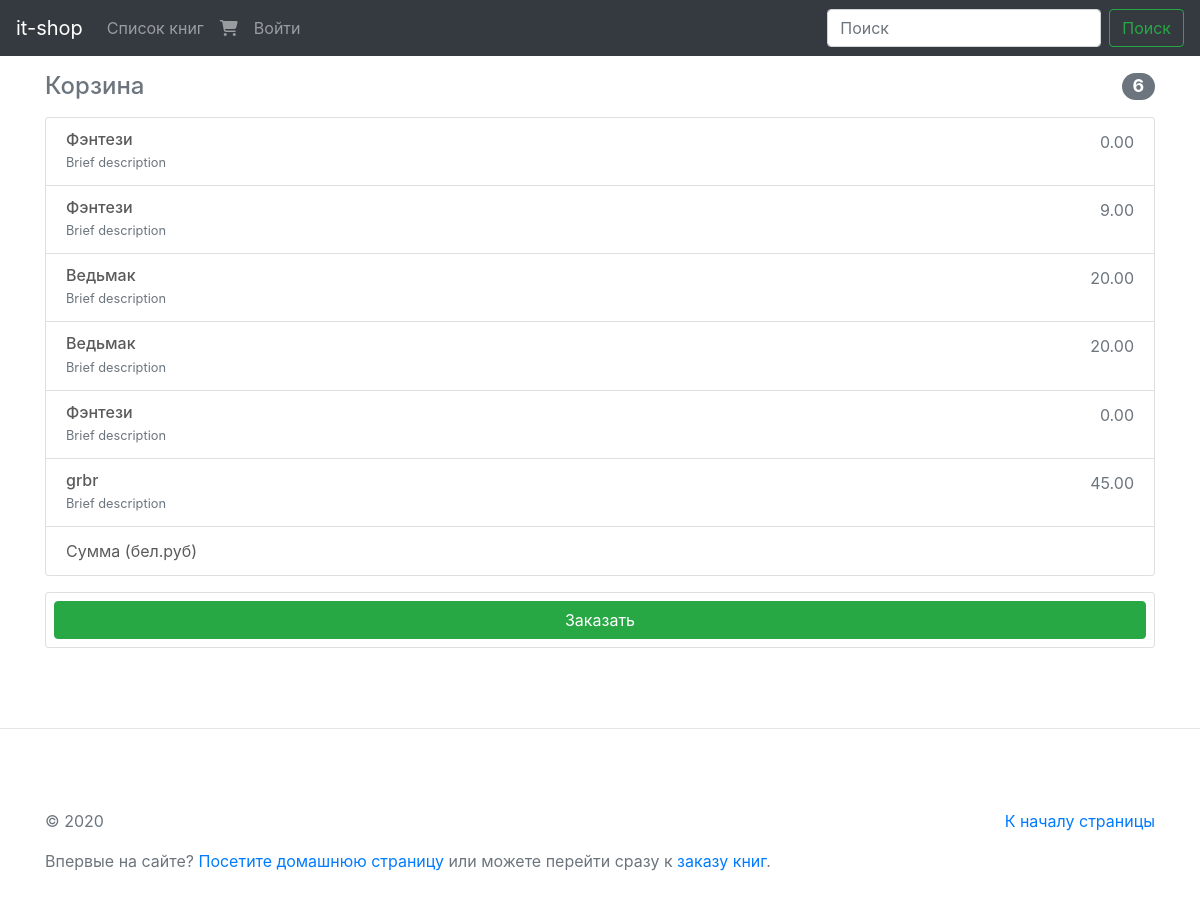
Page /cart/list/ on the earlier database version.
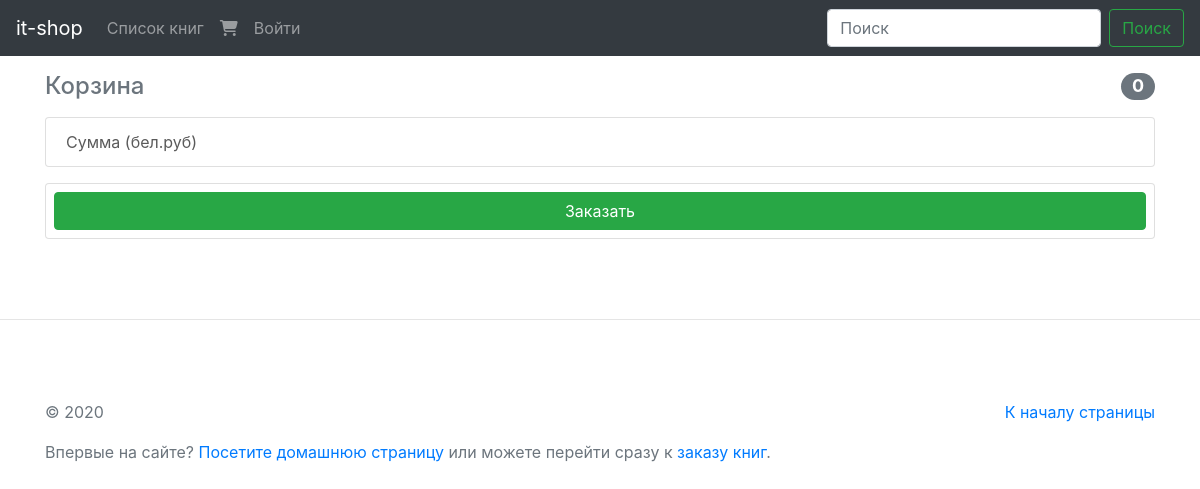
Same page on the later database version.
### cart/models.py (models this page shows, shortened)
class BooktoCart(models.Model):
    cart = models.ForeignKey(
        Cart,
        related_name='books',
        on_delete=models.CASCADE,
    )
    book = models.ForeignKey(
        Book,
        on_delete=models.PROTECT,
        related_name='book_in_cart',
    )
    quantity = models.PositiveSmallIntegerField(
        verbose_name='Количество',
        default=1,
    )
    price = models.DecimalField(
        verbose_name='Цена',
        max_digits=6,
        decimal_places=2,
        default=Decimal('0.00')
    )
    created = models.DateTimeField(
        verbose_name='Создано',
        auto_now=False, # автом ставить тек время
        auto_now_add=True, # автом ставить время добавления
    )
    updated = models.DateTimeField(
        verbose_name='Изменено',
        auto_now=True, # автом ставить тек время
        auto_now_add=False # автом ставить время добавления
    )
    class Meta:
        ordering = ['cart']
        unique_together = [('cart','book'),]

### bookapp/models.py (models this page shows)
class Book(models.Model):
    name = models.CharField(
        verbose_name='Название книги',
        max_length= 200,
        unique=True,
    )
    photo = models.ImageField(
        verbose_name='Изображение',
        upload_to='books',
        height_field=None,
        width_field=None,
    )
    price = models.DecimalField(
        verbose_name='Цена',
        max_digits=6,
        decimal_places=2,
        default=Decimal('0.00')
       )
    author = models.ManyToManyField(
        Author,
        verbose_name='Автор',
    )
    series = models.ForeignKey(
        Series,
        on_delete=models.PROTECT,
        verbose_name='Серия',
        null=True,
        blank=True,
    )
    genre = models.ManyToManyField(
        Genre,
        verbose_name='Жанр книги',
    )
    year = models.PositiveSmallIntegerField(
        verbose_name='Год издания',
        null=True,
        blank=True,
        help_text='ГГГГ'
    )
    pages = models.PositiveSmallIntegerField(
        verbose_name='Кол-во страниц',
        null=True,
        blank=True,
    )
    bookbinding = models.CharField(
        verbose_name='Переплет',
        max_length= 100,
        null=True,
        blank=True,
    )
    book_format = models.CharField(
        verbose_name='Формат',
        max_length= 300,
        null=True,
        blank=True,
    )
    isbn = models.SlugField(
        verbose_name='ISBN',
        max_length= 100,
        null=True,
        blank=True,
    )
    weight = models.PositiveSmallIntegerField(
        verbose_name='Вес (гр)',
        null=True,
        blank=True,
        help_text='Указывается в граммах'
    )
    description = models.TextField(
        verbose_name='Описание книги',
        null=True, # БД позволяет хранить поле пустым
        blank=True, # сигнал Djange, что поле мб пустым
        help_text='Поле может быть пустым'
    )
    short_description = models.TextField(
        verbose_name='Аннотация',
        help_text='Поле может быть пустым'
    )
    age_limit = models.CharField(
        verbose_name='Возрастные ограничения',
        max_length= 100,
        default='0+'
    )
    publisher = models.ForeignKey(
        Publisher,
        on_delete=models.PROTECT,
        verbose_name='Издательство',
        null=True,
        blank=True,
    )
    quantity = models.PositiveSmallIntegerField(
        verbose_name='В наличии',
    )
    active = models.BooleanField(
        max_length=2,
        choices=((True, 'Да'),(False, 'Нет')),
        default=False
    )
    rating = models.PositiveSmallIntegerField(
        verbose_name='Рейтинг',
        help_text='от 0 до 10'
    )
    created = models.DateTimeField(
        verbose_name='Создано',
        auto_now=False, # автом ставить тек время
        auto_now_add=True, # автом ставить время добавления
    )
    updated = models.DateTimeField(
        verbose_name='Изменено',
        auto_now=True, # автом ставить тек время
        auto_now_add=False # автом ставить время добавления
    )
    class Meta:
        permissions=[('view_active_book', 'Can view active books'),
                     ('view_admin_db', 'Can view admin db'),
        ]
        verbose_name = 'Книга'
        verbose_name_plural = 'Книги'
    def __str__(self):
        return f'{self.name}'

### cart/views.py (the view, shortened to what this page needs)
# urls.py: path('list/', ListCart.as_view(), name='list'),
class ListCart(ListView):
    model = BooktoCart
    form_class = CartForm
    template_name = 'cart/list_cart.html'
    """def get_object(self):
        cart_pk = self.request.session['cart_pk']
        user = self.request.user
        obj, created = BooktoCart.objects.get(
            pk = cart_pk,
            user = user,
            defaults = {}
        )
        return obj"""

### appinfo/models.py (called while the page is built)
    def __str__(self):
        return f'{self.name}'

### proj/templatetags/app_tags.py (called while the page is built)
@register.simple_tag
def print_app_name():
    info = AppInfo.objects.get(pk=1)
    return info

### cart/templates/cart/list_cart.html (shortened to what this page needs)
{% extends 'base.html' %}
{% block body %}
    {% include "top_menu_main_book.html" %}
    <div class="container marketing">
        <br>
        <h4 class="d-flex justify-content-between align-items-center mb-3">
            <span class="text-muted">Корзина</span>
            <span class="badge badge-secondary badge-pill">{{ object_list|length }}</span>
        </h4>
        <ul class="list-group mb-3">
        {% for obj in object_list %}
            <li class="list-group-item d-flex justify-content-between lh-condensed">
                <div>
                    <h6 class="my-0">{{ obj.book }}</h6>
                    <small class="text-muted">Brief description</small>
                </div>
                <span class="text-muted">{{ obj.price }}</span>
            </li>
        {% endfor %}
            <li class="list-group-item d-flex justify-content-between">
                <span>Сумма (бел.руб)</span>
            </li>
        </ul>
        <form class="card p-2">
            <button type="submit" class="btn btn-success">Заказать</button>
        </form>
    </div>
{% endblock body %}

Differences in the rows shown:
removed BooktoCart: book "Фэнтези", price "0.00"
removed BooktoCart: book "Фэнтези", price "9.00"
removed BooktoCart: book "Ведьмак", price "20.00"
removed BooktoCart: book "Ведьмак", price "20.00"
removed BooktoCart: book "Фэнтези", price "0.00"
removed BooktoCart: book "grbr", price "45.00"
Other differences:
{{ object_list|length }}: "6" → "0"
